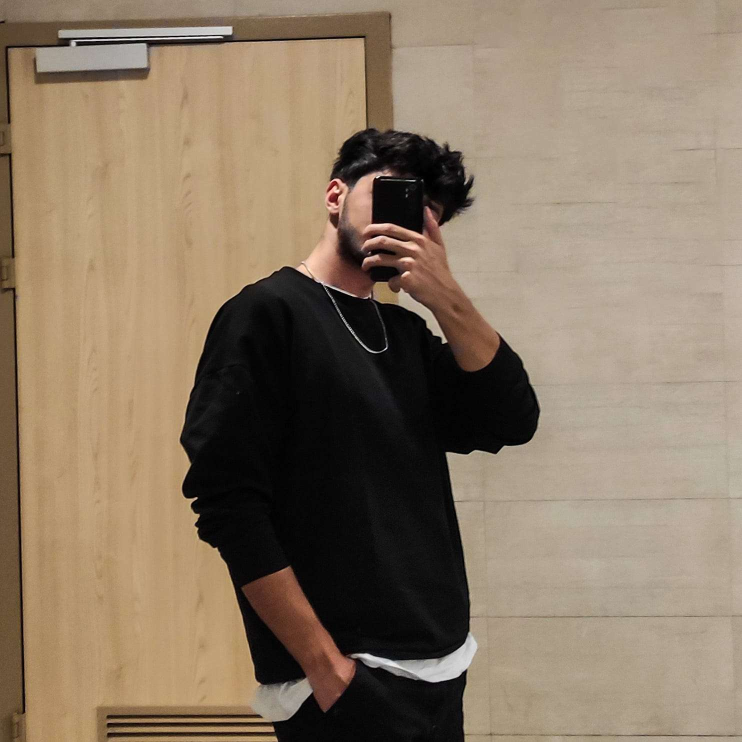
#> input picture images/profile.jpg, 1484 x 1484 px, found by its file name (shown at 1/2 size)
$ python 12_image_contours.py
#> lines starting #> are read from the running program, lines starting #| are printed output that depends on the picture; after the words box and inside, x2 and y2 are one past the last pixel; in counts of white or black regions, pixels touching at a corner belong together
#> further down, src is the input picture: shape (1484, 1484, 3); mean B, G, R 101, 121.1, 138.8
import cv2 as cv
import numpy as np


def threshold_demo(image):
    dst = cv.GaussianBlur(image, (3, 3), 0)
    gray = cv.cvtColor(dst, cv.COLOR_BGR2GRAY)
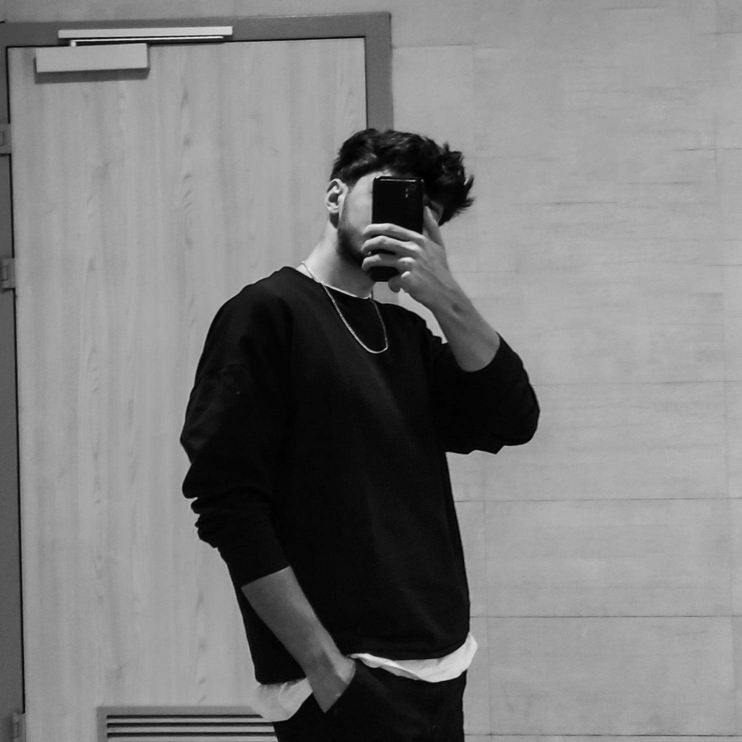
#> gray: shape (1484, 1484) (shown at 1/2 size); min 0, max 241, mean 124.1
    ret, binary = cv.threshold(gray, 0, 255, cv.THRESH_OTSU | cv.THRESH_BINARY)
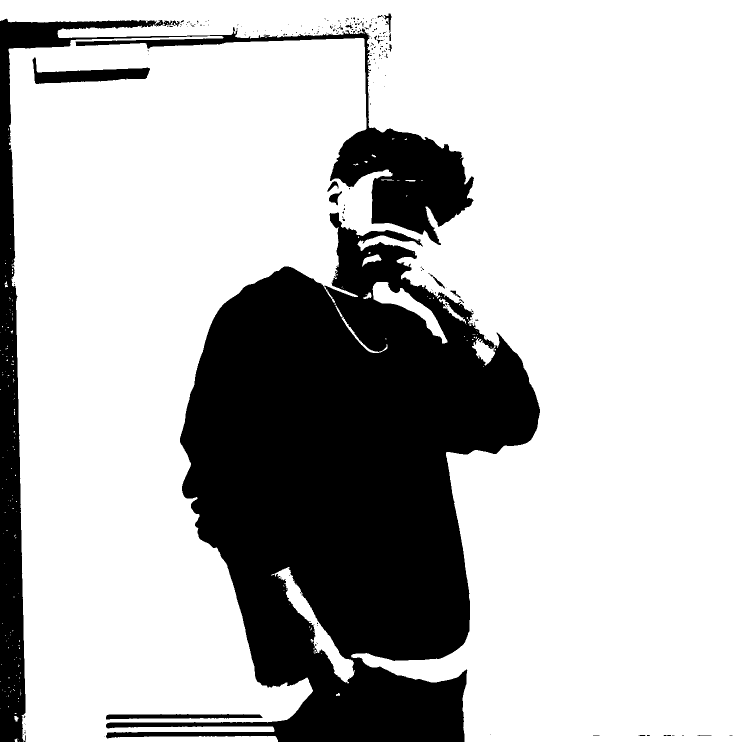
#> binary: shape (1484, 1484) (shown at 1/2 size); 73.6% white; 209 black regions (189 under 20 px), largest, box (x1, y1, x2, y2) and area: (212, 425, 1080, 1484) 467589, (0, 37, 948, 1484) 104259, (65, 115, 300, 168) 5167
#> ret = 92
    cv.imshow("binary", binary)
    return binary


def canny_demo(image):
    t = 100
    canny_output = cv.Canny(image, t, t * 2)
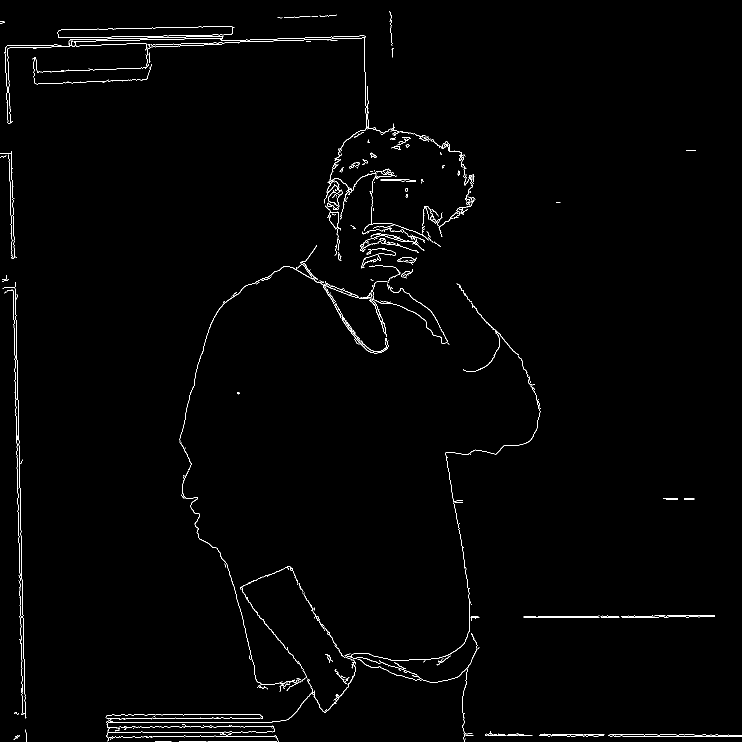
#> canny_output: shape (1484, 1484) (shown at 1/2 size); 1.1% white in thin lines or dots
    cv.imshow("canny_output", canny_output)
    return canny_output


src = cv.imread("images/profile.jpg")
cv.namedWindow("input", cv.WINDOW_AUTOSIZE)
cv.imshow("input", src)
cv.waitKey(2000)

binary = threshold_demo(src)
cv.imshow("binary", binary)
cv.waitKey(2000)

canny = canny_demo(src)
cv.imshow("canny", canny)
cv.waitKey(2000)

contours, hierarchy = cv.findContours(canny, cv.RETR_TREE, cv.CHAIN_APPROX_SIMPLE)
#> contours = 399 contours, 340 with area under 20; largest, box (x1, y1, x2, y2) and area: (115, 52, 469, 76) 5653, (115, 52, 466, 76) 5645, (655, 421, 678, 459) 465, (656, 379, 686, 412) 446, (658, 424, 678, 458) 431

for c in range(len(contours)):
    cv.drawContours(src, contours, c, (0, 0, 255), 2, 8)
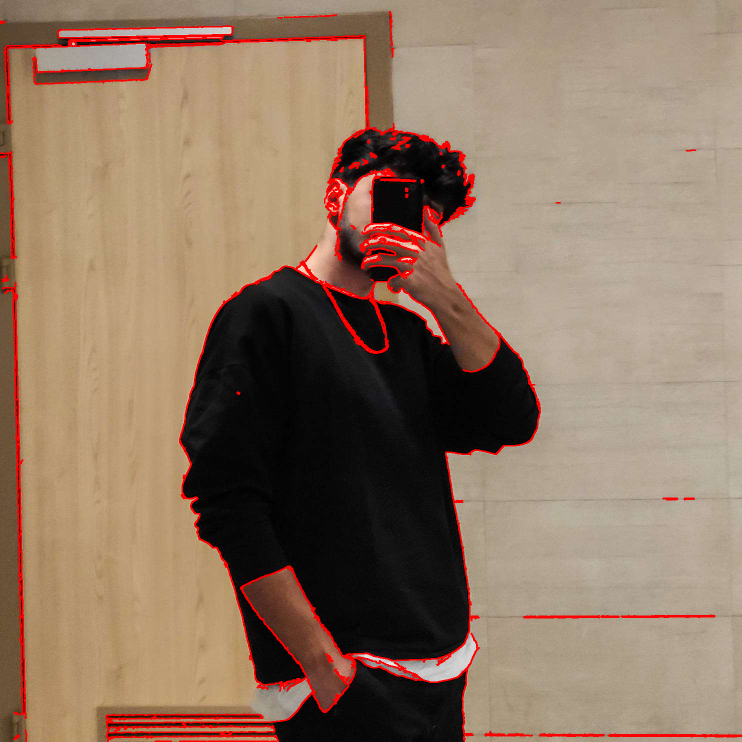
#> src: shape (1484, 1484, 3) (shown at 1/2 size); 3.29% of pixels changed, all inside (x1, y1, x2, y2) = (0, 22, 1484, 1484)

cv.imshow("contours-demo", src)
cv.waitKey(2000)
